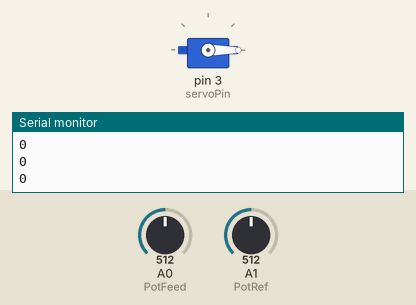
This sketch was run on a simulated Arduino Uno, built with avr-gcc and run on an emulated ATmega328P. Parts: servo, the last lines printed to the serial monitor. The inputs (shaded band) are chosen by the test bench; at power-on: A0 (PotFeed) = 512, A1 (PotRef) = 512.

Above: at 1.2 s.
1.3 s: A0 (PotFeed) set to 533
At 2.3 s:
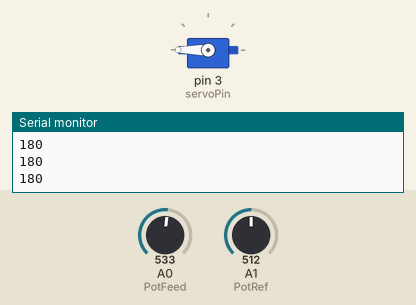
4.3 s: A0 (PotFeed) set to 900
7.3 s: A0 (PotFeed) set to 511
9.3 s: A1 (PotRef) set to 716
At 9.9 s:
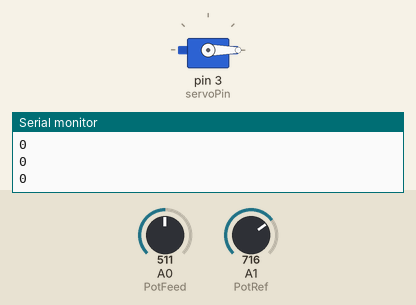
12.3 s: A1 (PotRef) set to 0
Timing chart, 0 to 16.3 s (numbered marks = the images above; inputs shaded):
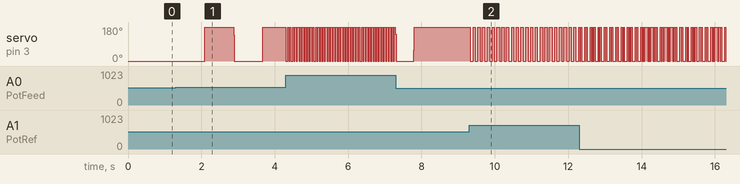

The sketch:

MotorPID.ino
```cpp
#include <Servo.h>

const int servoPin = 3; // 490HZ dt 1ms ?
const int PotRef = A1 ; // Read the reference pot
const int PotFeed = A0 ; // Read the feedback pot
const float KP = 13.8;//.328
const float KI =  14.3995555693; //14.3995555693;
const float KD =  9.14;
float Integral ;
int OldTime ;
int NewTime ;
int dt ;
int Output ;
int Setpoint ;
float Error ;
float PrevError;
float NewReading ;
float OldReading = 0 ;

Servo myservo;

void setup() {
Serial.begin(9600);
myservo.attach(servoPin);
Setpoint = map(analogRead(PotRef),0,1023,0,180);
Error = Setpoint - OldReading ;
PrevError = 0 ;
 //Serial.print(Setpoint);
NewTime = millis();
}
void loop() {
Setpoint = map(analogRead(PotRef),0,1023,0,180);
NewReading = map(analogRead(PotFeed),0,1023,0,180) ;
OldTime = NewTime ;
NewTime = millis();
dt = NewTime - OldTime ;
Error = Setpoint - NewReading ;
Integral += KI*((PrevError + Error)*(dt/2));
Output = KP*Error + Integral + KD*((Error - PrevError)/(dt)); // What if the Output is negative or float ?
if (Output < 0)
{ Output = 0 ; // 0 CLOCKWISE ROATATION
  }
  else{
if (Output > 180)
{ Output = 180 ; // 180 ANTICLOCKWISE ROATION
  }
 }

myservo.write(Output); // servo.write() does not take negative values and analogWrite will just truncate 2s complement !
PrevError = Error ;

//  Serial.println("SETPOINT");
//Serial.println(Setpoint); // SETPOINT
//delay(500);
//Serial.println("FEEDBACK");
Serial.println(Output); // FEEDBACK
delay(15);
}
```

Measured:
- the behaviour switches between 517 and 518 on A0 (PotFeed) (found by bisection; images 0 and 1)
- after the input at 1.3 s, servo on pin 3 (servoPin): 0° → 180° after 0.79 s, → 0° 0.78 s later, → 180° 0.80 s later
